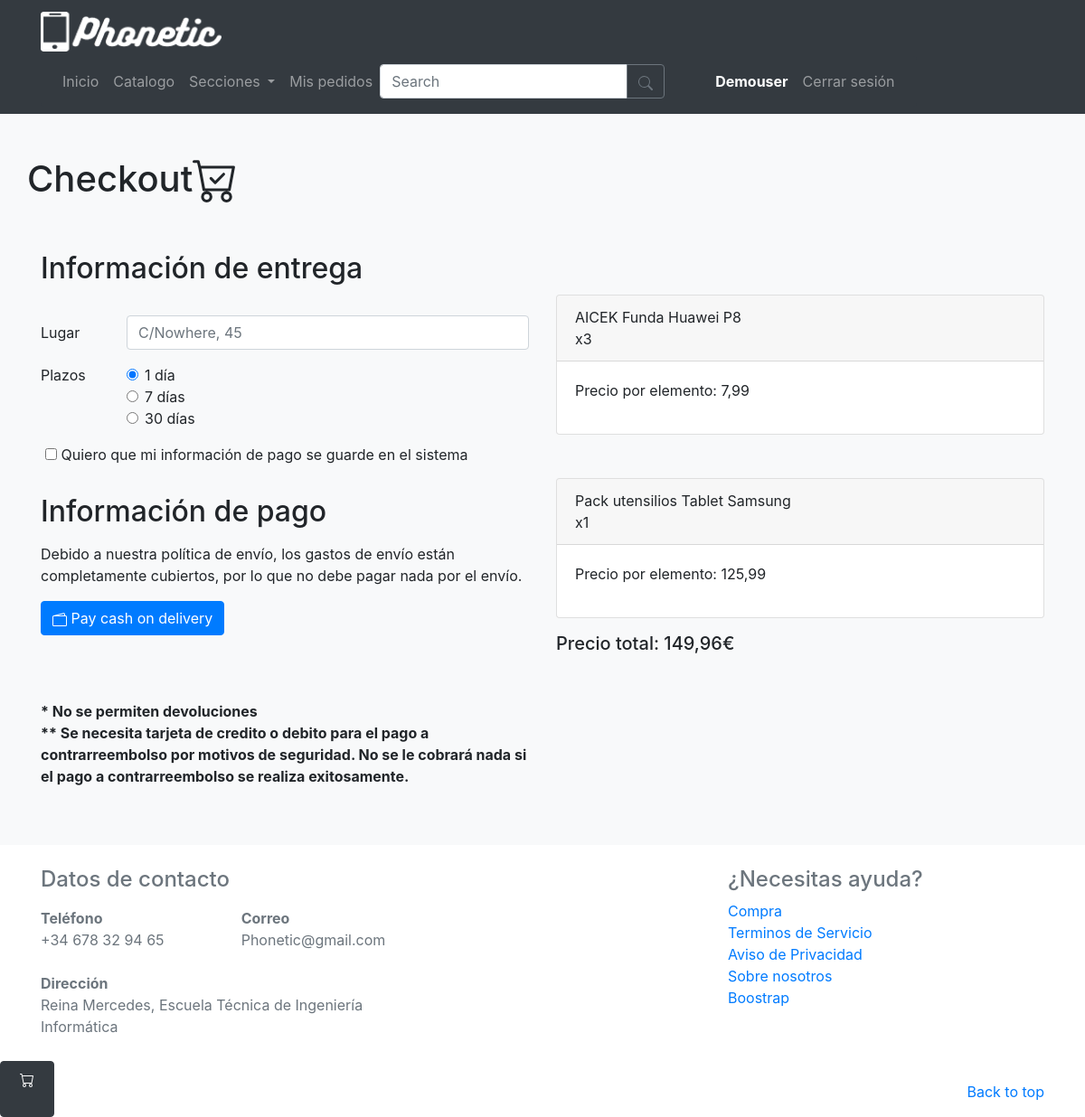
The page /checkout/ (signed in) on the database its author committed.
### principal/models.py (models this page shows, shortened)
class CestaItem(models.Model):
    producto = models.ForeignKey(Producto,on_delete=models.CASCADE)
    cantidad = models.IntegerField(validators=[MinValueValidator(1)])

class Producto(models.Model):
    nombre = models.CharField(max_length=50)
    descripcion = models.TextField(max_length=110)
    imagen = models.URLField()
    precio = models.DecimalField(decimal_places=2,max_digits=8,validators=[MinValueValidator(0)])
    categoria = models.CharField(max_length=15,choices=[(tag.value,tag.value) for tag in ProductType],default=ProductType.OTRO)
    secciones = models.CharField(max_length=15,choices=[(tag.value,tag.value) for tag in ProductSections],default=ProductSections.UNK)
    stock = models.IntegerField(validators=[MinValueValidator(0)])

### principal/views.py (the view)
# urls.py: path('checkout/', views.checkout, name="checkout"),
def checkout(request, producto_id="",lote=""):
  cesta = get_cesta(request)
  for cestaitem in cesta.get_productos():
    stock = cestaitem.producto.stock
    if (cestaitem.cantidad>stock):
      cestaitem.cantidad = stock
      cestaitem.save()
  amount = int(cesta.get_total_price()*100)
  if request.method == 'POST':
    return stripe_pago(request, amount)
  if not(producto_id=="" and lote==""):
    crear_cesta_item_impl(request, producto_id=producto_id,lote=lote)
    return 0
  else:
    template = loader.get_template('checkout.html')
    context = {
      'cesta': cesta.get_productos(),
      'precio_total': cesta.get_total_price(),
      'busqueda': '',
      'STRIPE_PUBLIC_KEY':settings.STRIPE_PUBLIC_KEY,
      'amount': amount,
    }
    return HttpResponse(template.render(context, request))

### principal/models.py (called while the page is built)
    def get_total_price(self):
        if self.items is None:
            return 0
        else:
            cestaItems = [item for item in self.items.all()]
            return sum([item.producto.precio*item.cantidad for item in cestaItems])

    def get_productos(self):
        if self.items is None:
            return []
        else:
            cestaItems = [item for item in self.items.all()]
            return cestaItems

### principal/views.py (called while the page is built)
def get_cesta(request):
  user = request.user
  if user.is_authenticated:
    if Cesta.objects.filter(usuario=user).exists():
      cesta = Cesta.objects.filter(usuario=user)[0]
    else:
      cesta = Cesta.objects.create(usuario=user)
  elif Cesta.objects.filter(id=1).exists():
    cesta = Cesta.objects.filter(id=1)[0]
  else:
    cesta = Cesta.objects.create(id=1)
  return cesta

### principal/templates/checkout.html (shortened to what this page needs)
{% extends 'base.html' %} {% block contenido %}
{% load static %}
<main role="main">
  <div class="album py-5 bg-light">
    <div class="container">
      <div class="row">
        <h1 class="pb-5">Checkout</h1>
      </div>
      <div class="row">
        <div class="col-sm-6">
          <form method="POST">
            <h2 class="pb-4">Información de entrega</h2>
            <div class="form-group row">
              <label for="lugar" class="col-sm-2 col-form-label">Lugar</label>
              <div class="col-sm-10">
                <input
                  type="text"
                  class="form-control"
                  id="lugar"
                  name="lugar"
                  placeholder="C/Nowhere, 45"
                  required
                />
              </div>
            </div>
            <fieldset class="form-group">
              <div class="row">
                <legend class="col-form-label col-sm-2 pt-0">Plazos</legend>
                <div class="col-sm-10">
                  <div class="form-check">
                    <input
                      class="form-check-input"
                      type="radio"
                      name="gridRadios"
                      id="gridRadios1"
                      value="1"
                      checked
                    />
                    <label class="form-check-label" for="gridRadios1">
                      1 día
                    </label>
                  </div>
                  <div class="form-check">
                    <input
                      class="form-check-input"
                      type="radio"
                      name="gridRadios"
                      id="gridRadios2"
                      value="7"
                    />
                    <label class="form-check-label" for="gridRadios2">
                      7 días
                    </label>
                  </div>
                  <div class="form-check disabled">
                    <input
                      class="form-check-input"
                      type="radio"
                      name="gridRadios"
                      id="gridRadios3"
                      value="30"
                    />
                    <label class="form-check-label" for="gridRadios3">
                      30 días
                    </label>
                  </div>
                </div>
              </div>
            </fieldset>
            <div class="form-group row">
              <div class="input-group mb-3">
                <div class="form-check">
                  <input
                    type="checkbox"
                    aria-label="Checkbox for following text input"
                    name="saveInfo"
                    id="saveInfo"
                  />
                  <label class="form-check-label" for="defaultCheck1">
                    Quiero que mi información de pago se guarde en el sistema
                  </label>
                </div>
              </div>
            </div>
            <h2 class="pb-2">Información de pago</h2>
            <p>
              Debido a nuestra política de envío, los gastos de envío están
              completamente cubiertos, por lo que no debe pagar nada por el
              envío.
            </p>
            <button class="btn btn-primary">
              Pay cash on delivery
            </button>
            <br/><br/>
            <br/><br/>
            <p>
            <strong>* No se permiten devoluciones</strong>
            <br/>
            <strong>** Se necesita tarjeta de credito o debito para el pago a contrarreembolso por motivos de seguridad. No se le cobrará nada si el pago a contrarreembolso se realiza exitosamente.</strong>
            </p>
          </form>
        </div>
        <div class="col-sm-6">
          {% for p in cesta %}
          <div class="card mt-5" id="carta-{{p.id}}">
            <div class="card-header">
              {{p.producto.nombre}}
              <div id="cantidad-{{p.id}}">x{{p.cantidad}}</div>
            </div>
            <div class="card-body">
              <p>Precio por elemento: {{p.producto.precio}}</p>
            </div>
          </div>
          {% endfor %}
          <h5 class="pt-3">Precio total: {{precio_total}}€</h5>
        </div>
      </div>
    </div>
  </div>
</main>
{% endblock %}

### principal/templates/base.html (shortened to what this page needs)
<!DOCTYPE html>
<html>
<head>
    {% load bootstrap4 %}
    {% bootstrap_css %}
    {% load static %}
    <link rel="stylesheet" type="text/css" href="{% static 'style.css' %}">
</head>
<body>
    <div class="navbar navbar-dark bg-dark box-shadow sticky-top">
        <div class="container d-flex justify-content-between">
            <a href="/" class="navbar-brand d-flex align-items-center">
                <img src="{% static 'logo-phonetic.png' %}" width="200px">
            </a>
            <nav class="navbar navbar-expand-lg navbar-dark bg-dark rounded">
                <div class="collapse navbar-collapse" id="navbarsExample09">
                    <ul class="navbar-nav mr-auto">
                        <li class="nav-item">
                            <a class="nav-link" href="/">Inicio <span class="sr-only">(current)</span></a>
                        </li>
                        <li class="nav-item">
                            <a class="nav-link" href="/catalogo">Catalogo </a>
                        </li>
                        <li class="nav-item dropdown">
                            <a class="nav-link dropdown-toggle" id="navbarDarkDropdownMenuLink" role="button"
                                data-toggle="dropdown" aria-expanded="false">
                                Secciones
                            </a>
                        </li>
                        <li class="nav-item">
                            <a class="nav-link" href="/pedidos">Mis pedidos </a>
                        </li>
                    <form class="form-inline my-2 my-md-0" action="{% url 'search' %}">
                        <div class="input-group">
                            <input id="searcher" type="search" class="form-control" name="q" placeholder="Search"
                                aria-label="Search" aria-describedby="basic-addon2">
                            <div class="input-group-append">
                                <button class="btn btn-outline-secondary" type="submit">
                                </button>
                            </div>
                        </div>
                    </form>
                    <ul class="navbar-nav ms-auto pl-5">
                        {% if not user.is_authenticated %}
                        <li class="nav-item">
                            <a class="nav-link" href="/login/">Iniciar sesión <span class="sr-only"></span></a>
                        </li>
                        {% else %}
                        <li class="nav-item">
                            <a class="nav-link text-white"><strong>{{user}}</strong></a>
                        </li>
                        <li class="nav-item">
                            <a class="nav-link" href="/logout/">Cerrar sesión</a>
                        </li>
                        {% endif %}
                    </ul>
                </div>
            </nav>
        </div>
    </div>
    <div id="open-menu" class="btn btn-dark btn-floating fixed-bottom open-menu" style="height:5%; width: 5%;">
    </div>
    {% block contenido %}{% endblock %}
    <footer class="text-muted">
        <div class="container">
            <div class="row">
                <div class="col-sm-8 col-md-7 py-4">
                    <h4 class="text">Datos de contacto</h4>
                    <p class="text-muted">
                    <dl>
                        <div class="row">
                            <div class="col-md-4">
                                <dt>Teléfono</dt>
                                <dd>+34 678 32 94 65</dd>
                            </div>
                            <div class="col-md-4">
                                <dt>Correo</dt>
                                <dd>Phonetic@gmail.com</dd>
                            </div>
                        </div>
                    </dl>
                    <dl>
                        <div class="row">
                            <div class="col-md-8">
                                <dt>Dirección</dt>
                                <dd>Reina Mercedes, Escuela Técnica de Ingeniería Informática </dd>
                            </div>
                        </div>
                    </dl>
                    </p>
                </div>
                <div class="col-sm-4 offset-md-1 py-4">
                    <h4>¿Necesitas ayuda?</h4>
                    <ul class="list-unstyled">
                        <li><a href="/catalogo">Compra</a></li>
                        <li><a href="/terminos">Terminos de Servicio</a></li>
                        <li><a href="/privacidad">Aviso de Privacidad</a></li>
                        <li><a href="/conocenos">Sobre nosotros</a></li>
                        <li><a href="https://getbootstrap.com/">Boostrap</a></li>
                    </ul>
                </div>
            </div>
            <p class="float-right">
                <a href="#">Back to top</a>
            </p>
        </div>
    </footer>
</body>
</html>

### principal/static/style.css (style rules this page uses)
.floating-menu a, .floating-menu h3, .floating-menu h5, { display: block; margin: 0 0.5em; color: white; position: fixed; z-index: 100; }

### rows shown on the page
CestaItem: producto.nombre "AICEK Funda Huawei P8", cantidad "3", producto.precio "7,99"
CestaItem: producto.nombre "Pack utensilios Tablet Samsung", cantidad "1", producto.precio "125,99"

### other values the page prints
{{ user }} "Demouser"
{{ precio_total }} "149,96"
